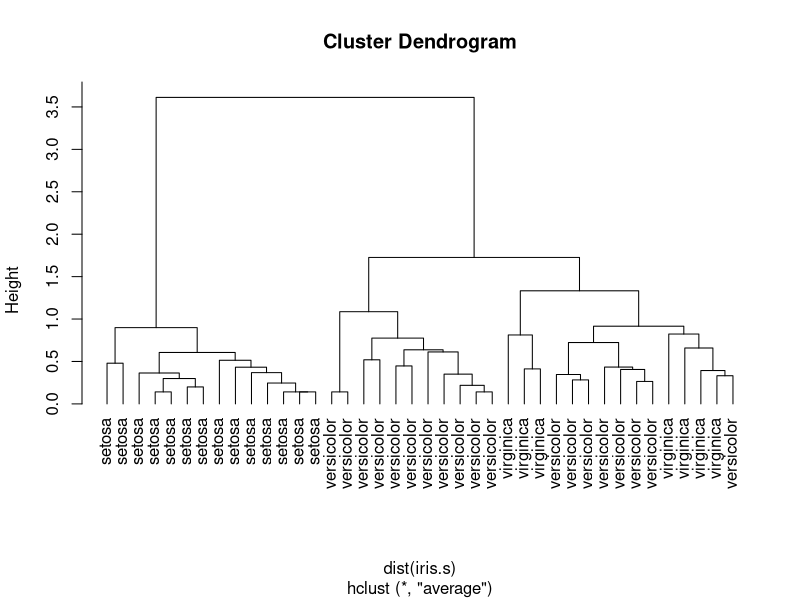

Generate this figure with R:
# ===============================================
#    Hierarchical Clusterng : 계층적 군집분석 
# ===============================================
# n개의 군집으로 시작해 점차 군집의 갯수 줄여나감 
# (수정 거리행렬을 기반으로 새로운 군집을 형헝하며)

head(iris) 
#         Sepal.Length Sepal.Width Petal.Length Petal.Width Species
# 1          5.1         3.5          1.4         0.2  setosa
# 2          4.9         3.0          1.4         0.2  setosa
# 3          4.7         3.2          1.3         0.2  setosa
# 4          4.6         3.1          1.5         0.2  setosa
# 5          5.0         3.6          1.4         0.2  setosa
# 6          5.4         3.9          1.7         0.4  setosa

idx <- sample(1:dim(iris)[1], 40) 
# 1:dim(iris)[1]은 1부터 iris 데이터셋의 행 수까지의 순서를 나타내는 벡터를 생성
# 이 벡터에서 중복되지 않는 방식으로 40개의 인덱스를 무작위로 추출

iris.s <- iris[idx,] # idx에 있는 인덱스에 해당하는 행들로 구성
iris.s$Species <- NULL # Species 열을 제거 ('거리계산'에 종은 포함 x --> 집단 결과값 비교 대상 )

hc <- hclust(dist(iris.s), method = "ave")
# 데이터프레임 각 행 간의 유클리드 거리를 계산 -> 계산된 거리 행렬을 이용하여 "average linkage" 방법을 사용하여 계층적 군집화를 수행

plot(hc, hang = -1, labels = iris$Species[idx])
# 덴드로그램이 수직으로 표시되도록 설정]
# 관측치(행)에 해당하는 종(Species) 정보를 표시 (idx 벡터에 있는 인덱스를 사용하여 데이터셋에서 해당하는 종 정보)

# > 해당 덴드로그램 보면서 군집화 : 수평선 그며 적절한 군집수 결정  